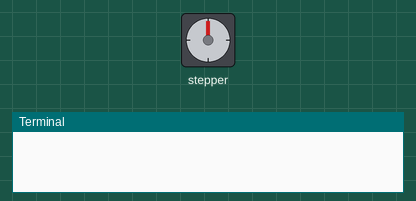
This program was run on a simulated Raspberry Pi (BCM pin numbers). On the bench: stepper motor, the last lines printed to the terminal. The stepper is drawn at 2048 steps a turn.

Above: at 0.15 s.
At 3.15 s:
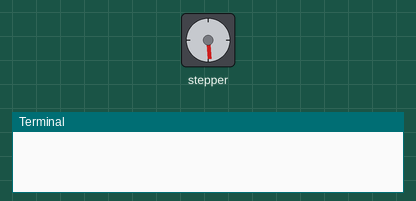
At 6.2 s:
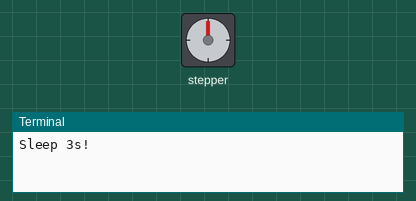
At 14.72 s:
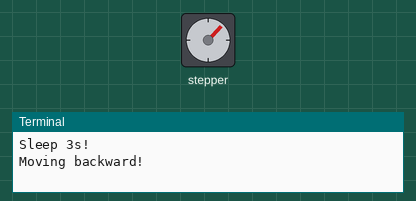
Timing chart, 0 to 16.8 s (numbered marks = the images above):
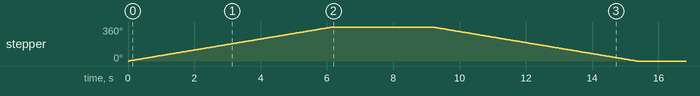

Measured:
- by itself, stepper: turns 360° clockwise in 6.1 s, then 360° counter-clockwise in 6.2 s

The program:

2xdziennie.py
```python
from time import sleep

# bibioteka do raspberyPi dla GPIO
# https://forbot.pl/blog/kurs-raspberry-pi-podstawy-pythona-gpio-id26099
import RPi.GPIO as GPIO

# Numertyczne zarządzanie GPIO
GPIO.setmode(GPIO.BCM)
# Ustawiamy wyjście na tych pinach
GPIO.setup(6, GPIO.OUT)
GPIO.setup(13, GPIO.OUT)
GPIO.setup(19, GPIO.OUT)
GPIO.setup(26, GPIO.OUT)


#512 krokow to pelen obot
stepMotor_moves = 512
#szybkosc zmiany magnesow w ms
stepMotor_sleep = 0.003
#tablica z pinami IN1, IN2, IN3, IN4
stepMotor_pins = [26, 19, 13, 6]

def stepMotor_resetMagnets():
  GPIO.output(stepMotor_pins[0], GPIO.LOW)
  GPIO.output(stepMotor_pins[1], GPIO.LOW)
  GPIO.output(stepMotor_pins[2], GPIO.LOW)
  GPIO.output(stepMotor_pins[3], GPIO.LOW)


def stepMotor_moveForward():
  stepMotor_resetMagnets() # reset magnets before looping step motor
  for j in range(stepMotor_moves):
    # Forward - power on magnets in 1, 2, 3, 4 config with sleep every change
    for i in range(4):
      if i == 0:
        GPIO.output(stepMotor_pins[3], GPIO.LOW)
        GPIO.output(stepMotor_pins[0], GPIO.HIGH)
      elif i == 1:
        GPIO.output(stepMotor_pins[0], GPIO.LOW)
        GPIO.output(stepMotor_pins[1], GPIO.HIGH)
      elif i == 2:
        GPIO.output(stepMotor_pins[1], GPIO.LOW)
        GPIO.output(stepMotor_pins[2], GPIO.HIGH)
      elif i == 3:
        GPIO.output(stepMotor_pins[2], GPIO.LOW)
        GPIO.output(stepMotor_pins[3], GPIO.HIGH)
      sleep(stepMotor_sleep)
stepMotor_resetMagnets()
# release magnets
def stepMotor_moveBackward():
  stepMotor_resetMagnets() # reset magnets before looping step motor
  for j in range(stepMotor_moves):
     # Forward - power on magnets in 4, 3, 2, 1 config with sleep every change
    for i in range(4):
      if i == 0:
        GPIO.output(stepMotor_pins[0], GPIO.LOW)
        GPIO.output(stepMotor_pins[3], GPIO.HIGH)
      elif i == 1:
        GPIO.output(stepMotor_pins[3], GPIO.LOW)
        GPIO.output(stepMotor_pins[2], GPIO.HIGH)
      elif i == 2:
        GPIO.output(stepMotor_pins[2], GPIO.LOW)
        GPIO.output(stepMotor_pins[1], GPIO.HIGH)
      elif i == 3:
        GPIO.output(stepMotor_pins[1], GPIO.LOW)
        GPIO.output(stepMotor_pins[0], GPIO.HIGH)
      sleep(stepMotor_sleep)

  stepMotor_resetMagnets() # release magnets

while True:
  stepMotor_moveForward()
  print("Sleep 3s!")
  sleep(3)
  print("Moving backward!")
  stepMotor_moveBackward()
  sleep(43200)
```
